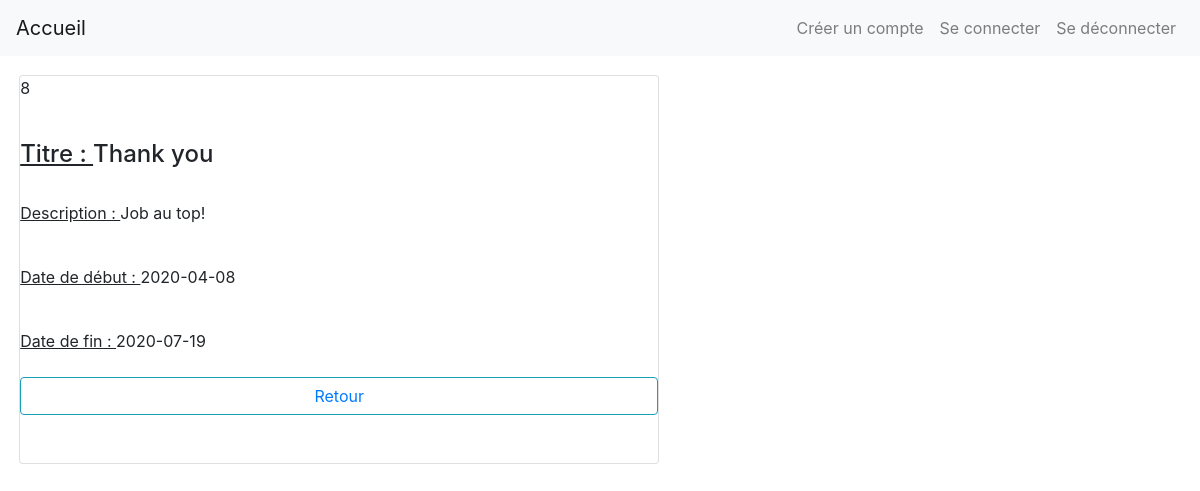
Screenshot of /cvamelie/detailExperience.php?id=8 with the database file from the repository.
### tables this page shows
CREATE TABLE IF NOT EXISTS `experience` (
  `id` int(11) NOT NULL AUTO_INCREMENT,
  `titre` varchar(250) NOT NULL,
  `description` text NOT NULL,
  `date_debut` date NOT NULL,
  `date_fin` date DEFAULT NULL,
  PRIMARY KEY (`id`),
  UNIQUE KEY `experience_id_uindex` (`id`)
);

### cvamelie/detailExperience.php (the view, shortened to what this page needs)
<?php require_once ('includes.php');?>
 <!DOCTYPE html>
 <html lang="en">
 <head>
     <link rel="stylesheet" href="styles.css">
     <link rel="stylesheet" href="https://stackpath.bootstrapcdn.com/bootstrap/4.5.0/css/bootstrap.min.css">
 </head>
 <body>
<?php
$res = $pdo->prepare('SELECT * FROM experience WHERE id = :id');
$res->execute(['id'=> $_GET['id']]);
$fetchRes = $res->fetch();
?>
<div class="card" style="width: 40rem ">
 <p><?php echo($fetchRes['id']) ?></p><br>
 <h4><u>Titre : </u> <?php echo($fetchRes['titre']) ?></h4><br>
 <p><u>Description : </u> <?php echo($fetchRes['description']) ?></p><br>
 <p><u>Date de début : </u> <?php echo($fetchRes['date_debut']) ?></p><br>
 <div><u>Date de fin  : </u> <?php echo($fetchRes['date_fin']) ?></div><br>
 <button class="btn btn-outline-info"><a title="retour" href="homepage.php">Retour</a></button><br><br>
 </div>
</body>
</html>

### cvamelie/styles.css (style rules this page uses)
.card { margin: 1.2rem; }

### rows the page displays
experience: id "8", titre "Thank you", description "Job au top!", date_debut "2020-04-08", date_fin "2020-07-19"
